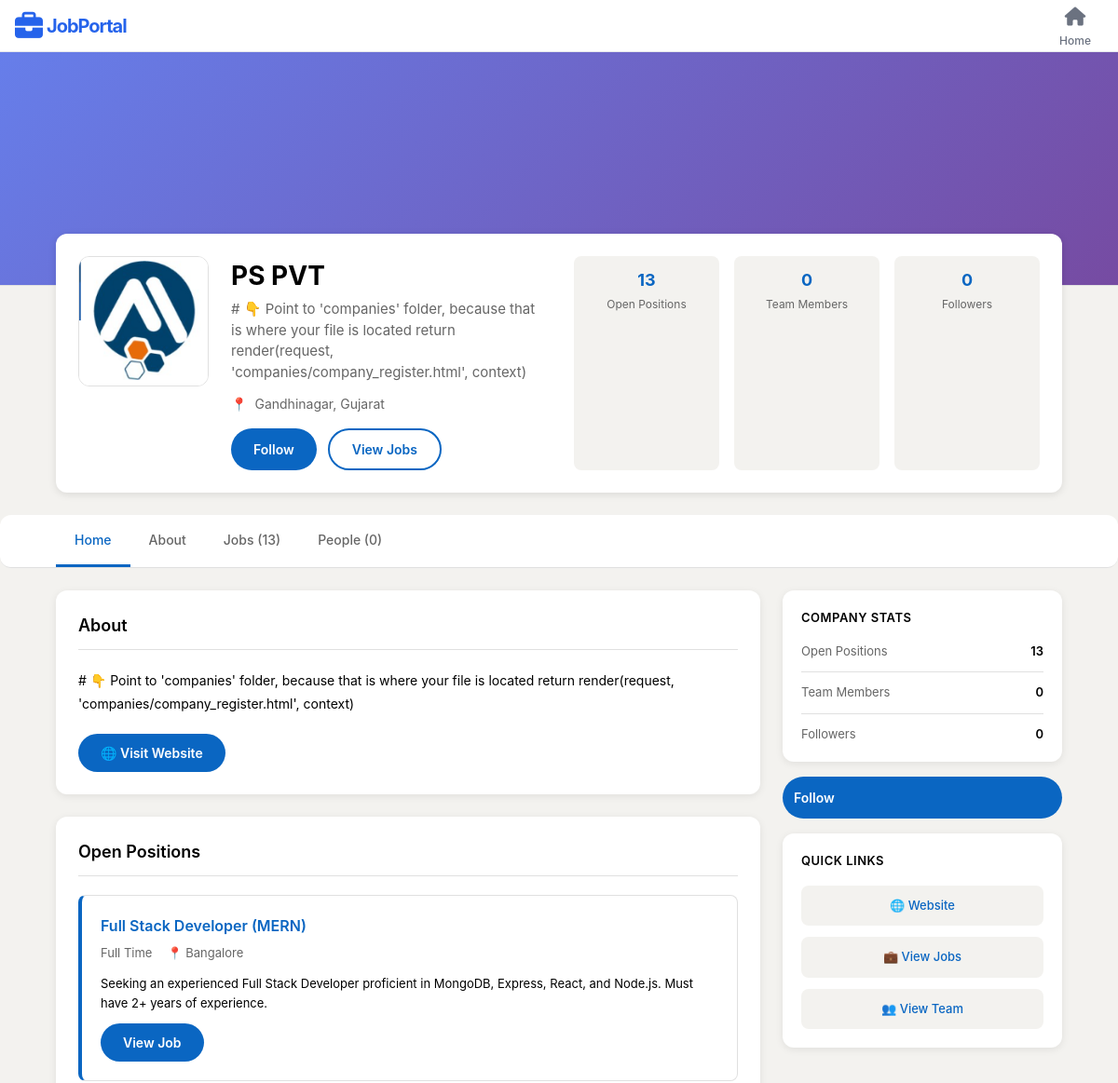
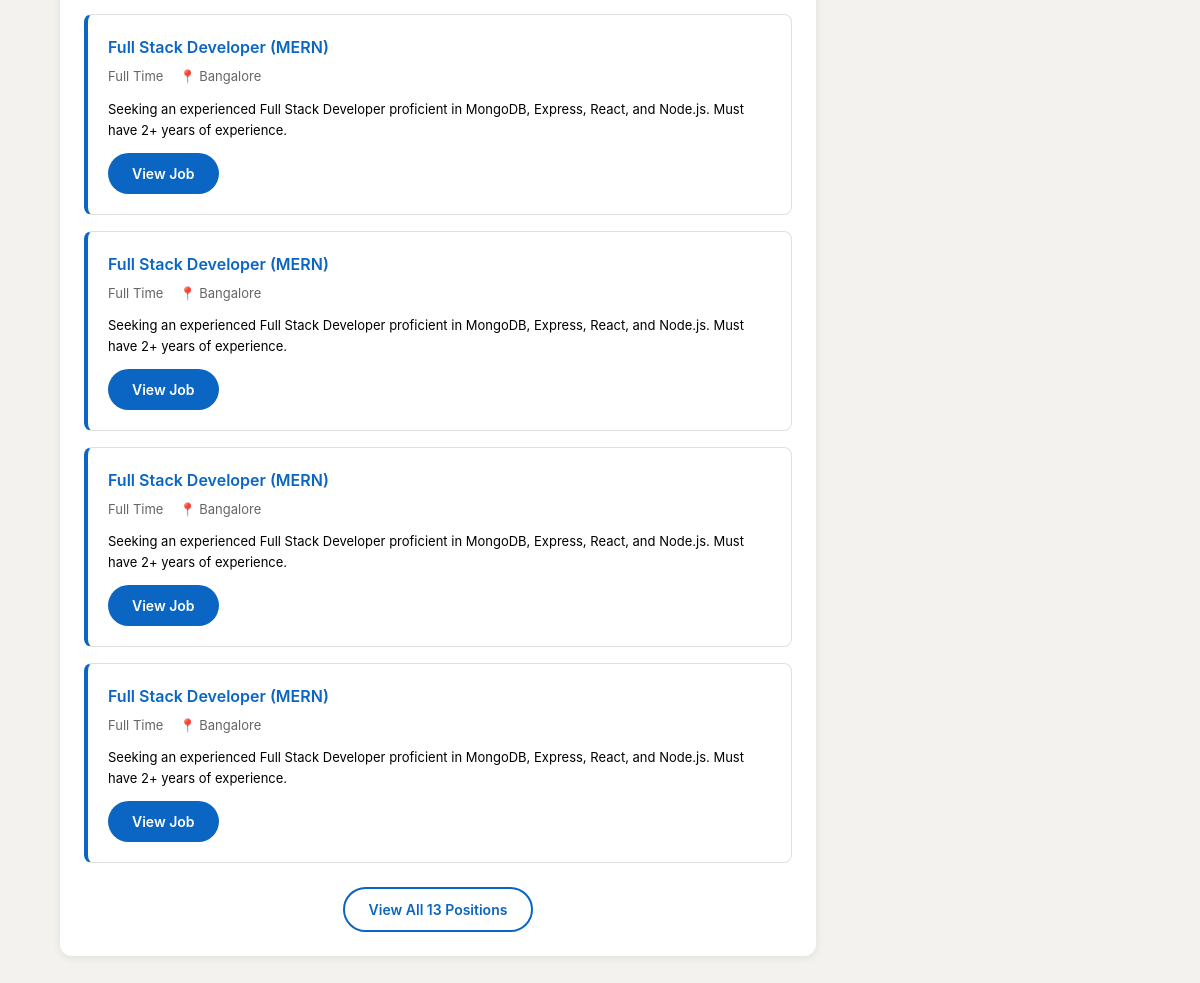
/company/1/, run on the app's committed database (2 pictures, top to bottom).
### jobportal/models.py (models this page shows, shortened)
class Company(models.Model):
    user = models.OneToOneField(User, on_delete=models.CASCADE, related_name="company")
    company_name = models.CharField(max_length=200)
    location = models.CharField(max_length=200)
    address = models.TextField(default="")  # <--- Add this line
    followers = models.ManyToManyField(
        User,
        related_name='following_companies',
        blank=True
    )
    website = models.URLField(blank=True, null=True)
    description = models.TextField(blank=True, null=True)
    industry = models.CharField(max_length=100, blank=True)
    company_size = models.CharField(max_length=50, blank=True)
    founded = models.CharField(max_length=4, blank=True)
    specialties = models.TextField(blank=True)
    logo = models.ImageField(upload_to='company_logos/', blank=True, null=True)
    cover_image = models.ImageField(upload_to='company_covers/', blank=True, null=True)

class Job(models.Model):
    JOB_TYPES = [
        ('Full Time', 'Full Time'),
        ('Part Time', 'Part Time'),
        ('Freelance', 'Freelance'),
        ('Internship', 'Internship'),
    ]
    company = models.ForeignKey(
        Company,
        on_delete=models.CASCADE,
        related_name="jobs"
    )
    title = models.CharField(max_length=200)
    company_name = models.CharField(max_length=100, editable=False)
    location = models.CharField(max_length=100)
    description = models.TextField()
    requirements = models.TextField(blank=True, default="No specific requirements.")
    benefits = models.TextField(blank=True, default="Competitive salary.")
    salary_min = models.PositiveIntegerField(default=0)
    salary_max = models.PositiveIntegerField(default=0)
    job_type = models.CharField(max_length=20, choices=JOB_TYPES, default='Full Time')
    is_remote = models.BooleanField(default=False)
    is_urgent = models.BooleanField(default=False)
    created_at = models.DateTimeField(default=timezone.now)
    views = models.IntegerField(default=0)
    skills = models.TextField(blank=True, null=True, help_text="Comma-separated skills required for this job")

### jobportal/views.py (the view)
# urls.py: path('company/<int:pk>/', views.company_profile, name='company_profile'),
def company_profile(request, pk):  # Renamed from company_detail to company_profile
    company = get_object_or_404(Company, id=pk)
    jobs = Job.objects.filter(company=company).order_by('-created_at')
    active_tab = request.GET.get('tab', 'home')
    active_filter = request.GET.get('filter', 'culture')
    try:
        employees = UserProfile.objects.filter(company=company)
        employee_count = employees.count()
    except:
        employees = []
        employee_count = 0
    is_owner = request.user.is_authenticated and hasattr(request.user, 'company') and request.user.company.id == pk
    template_name = 'companies/company_profile.html' if is_owner else 'jobportal/company_profile.html'
    is_following = False
    if request.user.is_authenticated:
        is_following = company.followers.filter(id=request.user.id).exists()
    context = {
        'company': company,
        'active_tab': active_tab,
        'active_filter': active_filter,
        'jobs': jobs,
        'employees': employees,
        'employee_count': employee_count,
        'is_company_profile': True,
        'is_following': is_following,
    }
    return render(request, template_name, context)

### jobportal/templates/jobportal/company_profile.html (shortened to what this page needs)
{% extends 'jobportal/base.html' %}
{% load static %}
{% block content %}
<div class="company-header-section">
    <div class="cover-image">
    </div>
</div>
<div class="company-card">
    <div class="company-info-header">
        <div class="company-logo-section">
            <div class="company-logo">
                {% if company.logo %}
                    <img src="{{ company.logo.url }}" alt="{{ company.company_name }}">
                {% else %}
                    <div class="company-logo-placeholder">{{ company.company_name|first }}</div>
                {% endif %}
            </div>
            <div class="company-details">
                <h1 class="company-name">{{ company.company_name }}</h1>
                {% if company.description %}
                    <p class="company-tagline">{{ company.description|truncatewords:20 }}</p>
                {% endif %}
                <div class="company-meta-list">
                    {% if company.location %}
                        <div class="meta-item">📍 <span>{{ company.location }}</span></div>
                    {% endif %}
                </div>
                <div class="company-actions" style="margin-top: 16px;">
                    <button id="followBtn" class="btn {% if is_following %}btn-secondary{% else %}btn-primary{% endif %}" onclick="toggleFollowCompany({{ company.id }})">
                        {% if is_following %}Following{% else %}Follow{% endif %}
                    </button>
                    <a href="?tab=jobs" class="btn btn-secondary">View Jobs</a>
                </div>
            </div>
        </div>
        <div class="stats-section">
            <div class="stat-card">
                <div class="stat-number">{{ jobs|length }}</div>
                <div class="stat-label">Open Positions</div>
            </div>
            <div class="stat-card">
                <div class="stat-number">{{ employee_count }}</div>
                <div class="stat-label">Team Members</div>
            </div>
            <div class="stat-card">
                <div class="stat-number">0</div>
                <div class="stat-label">Followers</div>
            </div>
        </div>
    </div>
</div>
<div class="tabs-container">
    <div class="tabs">
        <a href="?tab=home" class="tab {% if active_tab == 'home' or not active_tab %}active{% endif %}">Home</a>
        <a href="?tab=about" class="tab {% if active_tab == 'about' %}active{% endif %}">About</a>
        <a href="?tab=jobs" class="tab {% if active_tab == 'jobs' %}active{% endif %}">Jobs ({{ jobs|length }})</a>
        <a href="?tab=people" class="tab {% if active_tab == 'people' %}active{% endif %}">People ({{ employee_count }})</a>
    </div>
</div>
<div class="content-container">
    <main>
        {% if active_tab == 'home' or not active_tab %}
            <div class="section-spacing">
                {% if company.description %}
                    <div class="card">
                        <h3 class="card-title">About</h3>
                        <p style="color: var(--text-dark); line-height: 1.8; font-size: 14px;">{{ company.description }}</p>
                        {% if company.website %}
                            <div style="margin-top: 20px;">
                                <a href="{{ company.website }}" target="_blank" class="btn btn-primary">
                                    🌐 Visit Website
                                </a>
                            </div>
                        {% endif %}
                    </div>
                {% endif %}
                <div class="card">
                    <h3 class="card-title">Open Positions</h3>
                    {% if jobs %}
                        <div class="jobs-grid">
                            {% for job in jobs|slice:":5" %}
                                <a href="{% url 'job_detail' job.pk %}" style="text-decoration: none; color: inherit;">
                                    <div class="job-card">
                                        <div class="job-title">{{ job.title }}</div>
                                        <div class="job-meta">
                                            <span>{{ job.job_type }}</span>
                                            {% if job.location %}
                                                <span>📍 {{ job.location }}</span>
                                            {% endif %}
                                        </div>
                                        <p class="job-description">{{ job.description|truncatewords:25 }}</p>
                                        <div class="btn btn-primary btn-small">View Job</div>
                                    </div>
                                </a>
                            {% endfor %}
                        </div>
                        {% if jobs|length > 5 %}
                            <div style="text-align: center; margin-top: 24px;">
                                <a href="?tab=jobs" class="btn btn-secondary">View All {{ jobs|length }} Positions</a>
                            </div>
                        {% endif %}
                    {% else %}
                        <div class="empty-state">
                            <div class="empty-state-icon">💼</div>
                            <p>No open positions at the moment</p>
                        </div>
                    {% endif %}
                </div>
            </div>
        {% endif %}
    </main>
    <aside class="sidebar">
        <div class="sidebar-card">
            <div class="sidebar-title">Company Stats</div>
            <div class="stats-list">
                <div class="stat-row">
                    <span class="stat-row-label">Open Positions</span>
                    <span class="stat-row-value">{{ jobs|length }}</span>
                </div>
                <div class="stat-row">
                    <span class="stat-row-label">Team Members</span>
                    <span class="stat-row-value">{{ employee_count }}</span>
                </div>
                <div class="stat-row">
                    <span class="stat-row-label">Followers</span>
                    <span class="stat-row-value">0</span>
                </div>
            </div>
        </div>
        <button id="followBtnSidebar" class="btn {% if is_following %}btn-secondary{% else %}btn-primary{% endif %}" style="width: 100%; padding: 12px;" onclick="toggleFollowCompany({{ company.id }})">
            {% if is_following %}Following{% else %}Follow{% endif %}
        </button>
        <div class="sidebar-card">
            <div class="sidebar-title">Quick Links</div>
            <div class="quick-links">
                {% if company.website %}
                    <a href="{{ company.website }}" target="_blank" class="quick-link">🌐 Website</a>
                {% endif %}
                <a href="?tab=jobs" class="quick-link">💼 View Jobs</a>
                <a href="?tab=people" class="quick-link">👥 View Team</a>
            </div>
        </div>
    </aside>
</div>
{% endblock %}

### jobportal/templates/jobportal/base.html (style rules this page uses)
body { font-family: 'Inter', sans-serif; background-color: #f3f2ef; }

### data on the page
Company: logo (picture), company_name "PS PVT", description "# 👇 Point to 'companies' folder, because that is where your file is located return render(request, 'companies/company_register.html', context)", location "Gandhinagar, Gujarat"
Job: title "Full Stack Developer (MERN)", job_type "Full Time", location "Bangalore", description "Seeking an experienced Full Stack Developer proficient in MongoDB, Express, React, and Node.js. Must have 2+ years of experience."
Job: title "Full Stack Developer (MERN)", job_type "Full Time", location "Bangalore", description "Seeking an experienced Full Stack Developer proficient in MongoDB, Express, React, and Node.js. Must have 2+ years of experience."
Job: title "Full Stack Developer (MERN)", job_type "Full Time", location "Bangalore", description "Seeking an experienced Full Stack Developer proficient in MongoDB, Express, React, and Node.js. Must have 2+ years of experience."
Job: title "Full Stack Developer (MERN)", job_type "Full Time", location "Bangalore", description "Seeking an experienced Full Stack Developer proficient in MongoDB, Express, React, and Node.js. Must have 2+ years of experience."
Job: title "Full Stack Developer (MERN)", job_type "Full Time", location "Bangalore", description "Seeking an experienced Full Stack Developer proficient in MongoDB, Express, React, and Node.js. Must have 2+ years of experience."

### other printed values
{{ jobs|length }} "13"
{{ employee_count }} "0"
